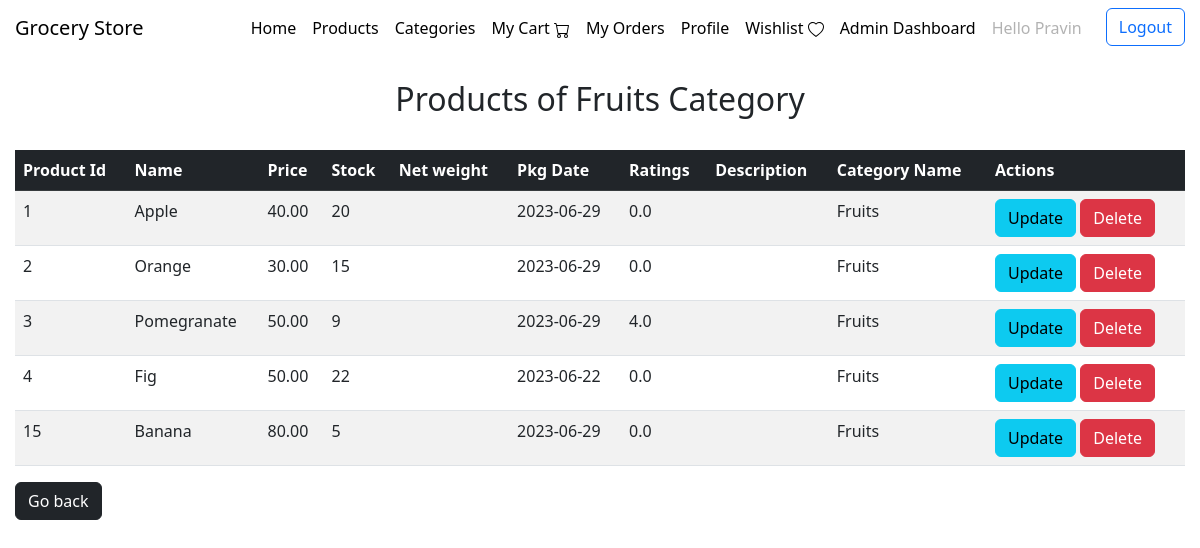
The page /category/1/product (signed in) on the database its author committed.
### application/models.py (models this page shows)
class User(db.Model, UserMixin):
    __tablename__ = 'user'
    id = db.Column(db.Integer(), primary_key = True, nullable = False, autoincrement=True)
    name = db.Column(db.String(50), nullable=False)
    username = db.Column(db.String(50), nullable=False, unique=True)
    password = db.Column(db.String(50), nullable=False)
    email = db.Column(db.String(), unique = True)
    mobile = db.Column(db.Integer(), unique=True)
    address = db.Column(db.String(250))
    role = db.Column(db.String(5), nullable=False, default='user')
    orders = db.relationship('Order', backref='user', lazy = True)
    cart_products = db.relationship('Cart', backref='user', lazy = True)
    wishlist = db.relationship('Wishlist', backref='user', lazy = True)
    vouchers = db.relationship('Voucher', backref='user', lazy = True)

class Category(db.Model):
    __tablename__ = 'category'
    c_id = db.Column(db.Integer(), primary_key = True, autoincrement=True)
    c_name = db.Column(db.String(50), nullable=False, unique=True)
    description = db.Column(db.String())
    image = db.Column(db.String())
    products = db.relationship('Product', backref = 'category', cascade = "all,delete", lazy = True)

class Product(db.Model):
    __tablename__ = 'product'
    p_id = db.Column(db.Integer(), primary_key = True, autoincrement=True)
    p_name = db.Column(db.String(50), nullable=False, unique = True)
    unit = db.Column(db.String(), nullable = False)
    price = db.Column(db.Numeric(6,2), nullable=False)
    description = db.Column(db.String())
    stock = db.Column(db.Integer(), nullable = False)
    created_at = db.Column(db.DateTime(), nullable=False, default=datetime.now())
    net_weight = db.Column(db.String())
    pkg_date = db.Column(db.String())
    ratings = db.Column(db.Numeric(1,1), default=0)
    image = db.Column(db.String())
    ctg_id  = db.Column(db.Integer(), db.ForeignKey('category.c_id'), nullable=False)
    offer = db.Relationship('Offers', backref='product', uselist=False) # one-to-one relationship

### application/controllers/admin_controls.py (the view)
@app.route('/category/<int:c_id>/product')
@login_required
def category_products(c_id):
    if current_user.role=='admin': # type: ignore
        product = Product.query.filter_by(ctg_id=c_id).all()
        category = Category.query.filter_by(c_id=c_id).first()
        return render_template('admin/ctg_products.html', product = product, category=category)
    else:
        return "<center><h2>Only admin can access it</h2></center>"

### application/controllers/login_controls.py (called while the page is built)
@login_manager.user_loader
def load_user(user_id):
    return User.query.get(user_id)

### templates/admin/ctg_products.html (shortened to what this page needs)
<!DOCTYPE html>
<html lang="en">
<head>
    <link href="https://cdn.jsdelivr.net/npm/bootstrap@5.3.0-alpha3/dist/css/bootstrap.min.css" rel="stylesheet">
    <link href="/static/css/style.css" rel="stylesheet">
</head>
<body>
    {% include 'navbar.html' %}
        {% if product|length == 0 %}
        <h1> Products not found in this category!!! </h1>
        {% else %}
        <h2 style="text-align: center;">Products of {{category.c_name}} Category</h2>   <br>
        <table class="table table-striped" id = "prd-detail">
            <thead>
              <tr class="table-dark">
                <th scope="col">Product Id</th>
                <th scope="col">Name</th>
                <th scope="col">Price</th>
                <th scope="col">Stock</th>
                <th scope="col">Net weight</th>
                <th scope="col">Pkg Date</th>
                <th scope="col">Ratings</th>
                <th scope="col">Description</th>
                <th scope="col">Category Name</th>
                <th scope="col">Actions</th>
              </tr>
            </thead>
            <tbody>
              {% for prd in product %}
              <tr>
                <td scope="row">{{ prd.p_id }}</td>
                <td>{{ prd.p_name }}</td>
                <td>{{ prd.price }}</td>
                <td>{{ prd.stock }}</td>
                <td>{{ prd.net_weight }}</td>
                <td>{{ prd.pkg_date }}</td>
                <td>{{ prd.ratings }}</td>
                <td>{{ prd.description }}</td>
                <td>{{ prd.category.c_name }}</td>
                <td>
                    <a class="btn btn-info" href="/product/{{ prd.p_id }}/update" role="button">Update</a>
                    <a class="btn btn-danger" href="/product/{{ prd.p_id }}/delete" role="button" onclick="return confirm('Are you sure you want to delete this item?');">Delete</a>
                </td>
              </tr>
              {% endfor %}
            </tbody>
        </table>
        {% endif %}
        <a class="btn btn-dark" href="/category" role="button"> Go back </a>
</body>
</html>

### templates/navbar.html (shortened to what this page needs)
<!DOCTYPE html>
<html lang="en">
<head>
    <link href="https://cdn.jsdelivr.net/npm/bootstrap@5.3.0-alpha3/dist/css/bootstrap.min.css" rel="stylesheet">
</head>
<body>
<nav class="navbar navbar-expand-lg top bg-body-primary">
    <a class="navbar-brand" href="/">Grocery Store</a>
    <div class="offcanvas offcanvas-start" tabindex="-1" id="navbarOffcanvasLg" aria-labelledby="navbarOffcanvasLgLabel">
        <div class="offcanvas-body">
          <ul class="navbar-nav justify-content-end flex-grow-1 pe-3">
                <li class="nav-item">
                    <a class="nav-link active" aria-current="page" href="/">Home</a>
                </li>
                <li class="nav-item">
                  <a class="nav-link active" aria-current="page" href="/view_product">Products</a>
                </li>
                <li class="nav-item">
                  <a class="nav-link active" href="/view_category">Categories</a>
                </li>
                <li class="nav-item">
                  <a class="nav-link active" href="/mycart">My Cart
                  </a>
                </li>
                <li class="nav-item">
                  <a class="nav-link active" href="/myorders">My Orders</a>
                </li>
                <li class="nav-item">
                  <a class="nav-link active" href="/myprofile">Profile</a>
                </li>
                <li class="nav-item">
                  <a class="nav-link active" href="/wishlist">Wishlist
                  </a>
                </li>
                {% if current_user.role=='admin' %}
                <li class="nav-item">
                  <a class="nav-link active" href="/admin/dashboard">Admin Dashboard</a>
                </li>
                {% endif %}
                {% if current_user.is_authenticated %}
                <li class="nav-item">
                  <a class="nav-link disabled">Hello {{current_user.name}}</a>
                </li>
                {% endif %}
            </ul>
              {% if current_user.is_authenticated %}
              <a href="/logout">
                <button class="btn btn-outline-primary" type="submit">Logout</button>
              </a>
              {% else %}
              <a href="/login">
                <button class="btn btn-outline-primary" type="submit">Log In</button>
              </a>
              {% endif %}
        </div>
    </div>
  </nav> <br>
</body>
</html>

### static/css/style.css (style rules this page uses)
body { padding-left: 15px; padding-right: 15px; }

### rows shown on the page
User: name "Pravin"
Category: c_name "Fruits"
Product: p_id "1", p_name "Apple", price "40.00", stock "20", pkg_date "2023-06-29", ratings "0.0", category.c_name "Fruits"
Product: p_id "2", p_name "Orange", price "30.00", stock "15", pkg_date "2023-06-29", ratings "0.0", category.c_name "Fruits"
Product: p_id "3", p_name "Pomegranate", price "50.00", stock "9", pkg_date "2023-06-29", ratings "4.0", category.c_name "Fruits"
Product: p_id "4", p_name "Fig", price "50.00", stock "22", pkg_date "2023-06-22", ratings "0.0", category.c_name "Fruits"
Product: p_id "15", p_name "Banana", price "80.00", stock "5", pkg_date "2023-06-29", ratings "0.0", category.c_name "Fruits"
